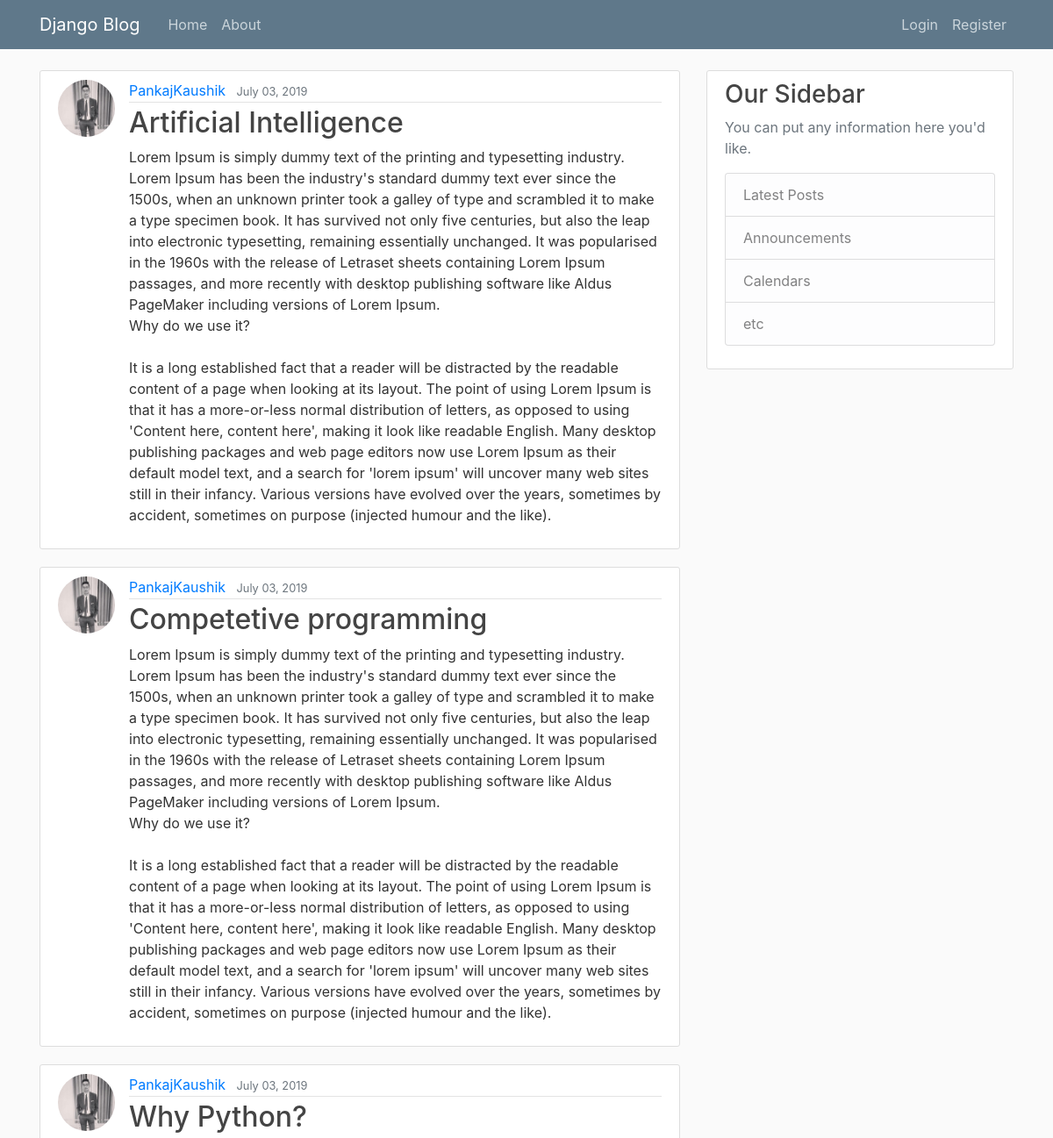
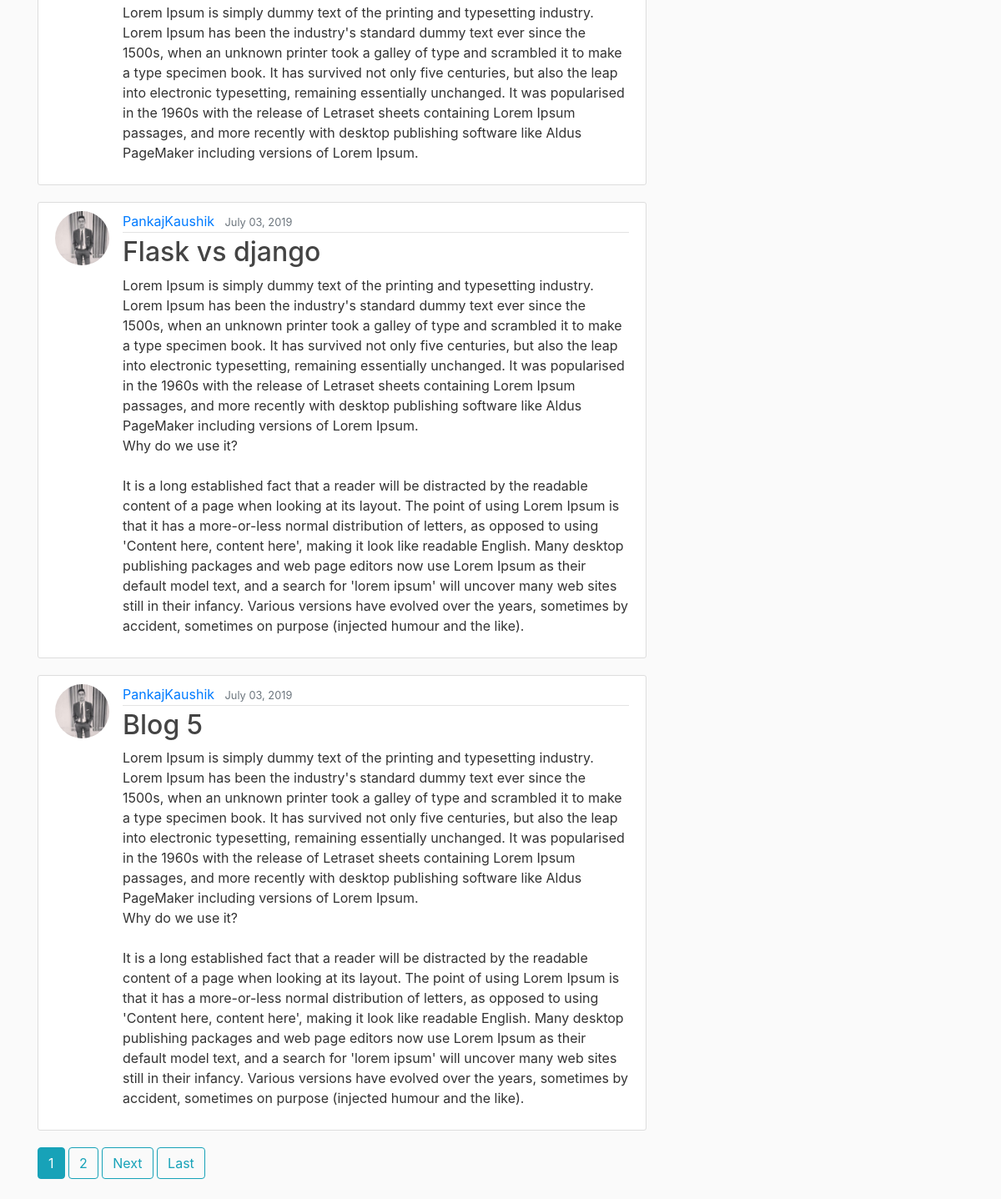
The page / on the database its author committed (2 pictures, top to bottom).
### blog/models.py (models this page shows, shortened)
class Post(models.Model):
    title = models.CharField(max_length = 100)
    content = models.TextField()
    date = models.DateTimeField(default = timezone.now)
    author = models.ForeignKey(User, on_delete = models.CASCADE)

### users/models.py (models this page shows, shortened)
class Profile(models.Model):
    user = models.OneToOneField(User, on_delete=models.CASCADE)
    image = models.ImageField(default='default.jpg', upload_to='profile_pics')

### blog/views.py (the view)
# urls.py: path('', PostListView.as_view(), name = 'blog-home' ),
class PostListView(ListView):
    model = Post
    template_name = 'blog/home.html'  # <app>/<model>_<viewtype>.html
    context_object_name = 'posts'
    ordering = ['-date']
    paginate_by = 5

### blog/templates/blog/home.html (shortened to what this page needs)
{% extends "blog/base.html" %}
{% block content %}
    {%for post in posts%}
        <article class="media content-section">
          <img class="rounded-circle article-img" src="{{ post.author.profile.image.url }}">
          <div class="media-body">
            <div class="article-metadata">
              <a class="mr-2" href="{% url 'user-posts' post.author.username %}">{{ post.author }}</a>
              <small class="text-muted">{{ post.date| date:"F d, Y"}}</small>
            </div>
            <h2><a class="article-title" href="{% url 'post-detail' post.id %}">{{ post.title }}</a></h2>
            <p class="article-content">{{ post.content }}</p>
          </div>
        </article>
    {% endfor %}
    {% if is_paginated %}
      {% for num in page_obj.paginator.page_range %}
        {% if page_obj.number == num %}
          <a class="btn btn-info mb-4" href="?page={{ num }}">{{ num }}</a>
        {% elif num > page_obj.number|add:'-3' and num < page_obj.number|add:'3' %}
           <a class="btn btn-outline-info mb-4" href="?page={{ num }}">{{ num }}</a>
        {% endif %}
      {% endfor %}
      {% if page_obj.has_next %}
        <a class="btn btn-outline-info mb-4" href="?page={{ page_obj.next_page_number }}">Next</a>
        <a class="btn btn-outline-info mb-4" href="?page={{ page_obj.paginator.num_pages }}">Last</a>
      {% endif %}
    {% endif %}
{% endblock content %}

### blog/templates/blog/base.html (shortened to what this page needs)
{% load static %}
<!DOCTYPE html>
<html>
<head>
    <link rel="stylesheet" href="https://stackpath.bootstrapcdn.com/bootstrap/4.3.1/css/bootstrap.min.css">
    <link rel="stylesheet" type="text/css" href="{% static 'blog/main.css' %}">
</head>
<body>
    <header class="site-header">
      <nav class="navbar navbar-expand-md navbar-dark bg-steel fixed-top">
        <div class="container">
          <a class="navbar-brand mr-4" href="{% url 'blog-home' %}">Django Blog</a>
          <div class="collapse navbar-collapse" id="navbarToggle">
            <div class="navbar-nav mr-auto">
              <a class="nav-item nav-link" href="{% url 'blog-home' %}">Home</a>
              <a class="nav-item nav-link" href="{% url 'blog-about' %}">About</a>
            </div>
            <div class="navbar-nav">
              {% if user.is_authenticated %}
                <a class="nav-item nav-link" href="{% url 'post-create' %}">New Post</a>
                <a class="nav-item nav-link" href="{% url 'profile' %}">Profile</a>
                <a class="nav-item nav-link" href="{% url 'logout' %}">Logout</a>
              {% else %}
                <a class="nav-item nav-link" href="{% url 'login' %}">Login</a>
                <a class="nav-item nav-link" href="{% url 'register' %}">Register</a>
              {% endif %}
            </div>
          </div>
        </div>
      </nav>
    </header>
    <main role="main" class="container">
      <div class="row">
        <div class="col-md-8">
          {% block content %}{% endblock %}
        </div>
        <div class="col-md-4">
          <div class="content-section">
            <h3>Our Sidebar</h3>
            <p class='text-muted'>You can put any information here you'd like.
              <ul class="list-group">
                <li class="list-group-item list-group-item-light">Latest Posts</li>
                <li class="list-group-item list-group-item-light">Announcements</li>
                <li class="list-group-item list-group-item-light">Calendars</li>
                <li class="list-group-item list-group-item-light">etc</li>
              </ul>
            </p>
          </div>
        </div>
      </div>
    </main>
</body>
</html>

### blog/static/blog/main.css (style rules this page uses)
body { background: #fafafa; color: #333333; margin-top: 5rem; }
h1, h2, h3, h4, h5, h6 { color: #444444; }
ul { margin: 0; }
.bg-steel { background-color: #5f788a; }
.site-header .navbar-nav .nav-link { color: #cbd5db; }
.content-section { background: #ffffff; padding: 10px 20px; border: 1px solid #dddddd; border-radius: 3px; margin-bottom: 20px; }
.article-title { color: #444444; }
.article-content { white-space: pre-line; }
.article-img { height: 65px; width: 65px; margin-right: 16px; }
.article-metadata { padding-bottom: 1px; margin-bottom: 4px; border-bottom: 1px solid #e3e3e3 }

### rows shown on the page
Post: author.profile.image (picture), author "PankajKaushik", date "July 03, 2019", title "Artificial Intelligence", content "Lorem Ipsum is simply dummy text of the printing and typesetting industry. Lorem Ipsum has been the industry's standard dummy text ever since the 1500s, when an unknown printer took a galley of type and scrambled it to make a type specimen book. It has survived not only five centuries, but also the leap into electronic typesetting, remaining essentially unchanged. It was popularised in the 1960s with the release of Letraset sheets containing Lorem Ipsum passages, and more recently with desktop publishing software like Aldus PageMaker including versions of Lorem Ipsum. Why do we use it? It is a long established fact that a reader will be distracted by the readable content of a page when…"
Post: author.profile.image (picture), author "PankajKaushik", date "July 03, 2019", title "Competetive programming", content "Lorem Ipsum is simply dummy text of the printing and typesetting industry. Lorem Ipsum has been the industry's standard dummy text ever since the 1500s, when an unknown printer took a galley of type and scrambled it to make a type specimen book. It has survived not only five centuries, but also the leap into electronic typesetting, remaining essentially unchanged. It was popularised in the 1960s with the release of Letraset sheets containing Lorem Ipsum passages, and more recently with desktop publishing software like Aldus PageMaker including versions of Lorem Ipsum. Why do we use it? It is a long established fact that a reader will be distracted by the readable content of a page when…"
Post: author.profile.image (picture), author "PankajKaushik", date "July 03, 2019", title "Why Python?", content "Lorem Ipsum is simply dummy text of the printing and typesetting industry. Lorem Ipsum has been the industry's standard dummy text ever since the 1500s, when an unknown printer took a galley of type and scrambled it to make a type specimen book. It has survived not only five centuries, but also the leap into electronic typesetting, remaining essentially unchanged. It was popularised in the 1960s with the release of Letraset sheets containing Lorem Ipsum passages, and more recently with desktop publishing software like Aldus PageMaker including versions of Lorem Ipsum."
Post: author.profile.image (picture), author "PankajKaushik", date "July 03, 2019", title "Flask vs django", content "Lorem Ipsum is simply dummy text of the printing and typesetting industry. Lorem Ipsum has been the industry's standard dummy text ever since the 1500s, when an unknown printer took a galley of type and scrambled it to make a type specimen book. It has survived not only five centuries, but also the leap into electronic typesetting, remaining essentially unchanged. It was popularised in the 1960s with the release of Letraset sheets containing Lorem Ipsum passages, and more recently with desktop publishing software like Aldus PageMaker including versions of Lorem Ipsum. Why do we use it? It is a long established fact that a reader will be distracted by the readable content of a page when…"
Post: author.profile.image (picture), author "PankajKaushik", date "July 03, 2019", title "Blog 5", content "Lorem Ipsum is simply dummy text of the printing and typesetting industry. Lorem Ipsum has been the industry's standard dummy text ever since the 1500s, when an unknown printer took a galley of type and scrambled it to make a type specimen book. It has survived not only five centuries, but also the leap into electronic typesetting, remaining essentially unchanged. It was popularised in the 1960s with the release of Letraset sheets containing Lorem Ipsum passages, and more recently with desktop publishing software like Aldus PageMaker including versions of Lorem Ipsum. Why do we use it? It is a long established fact that a reader will be distracted by the readable content of a page when…"

### other values the page prints
{{ num }} "1"
{{ num }} "2"
